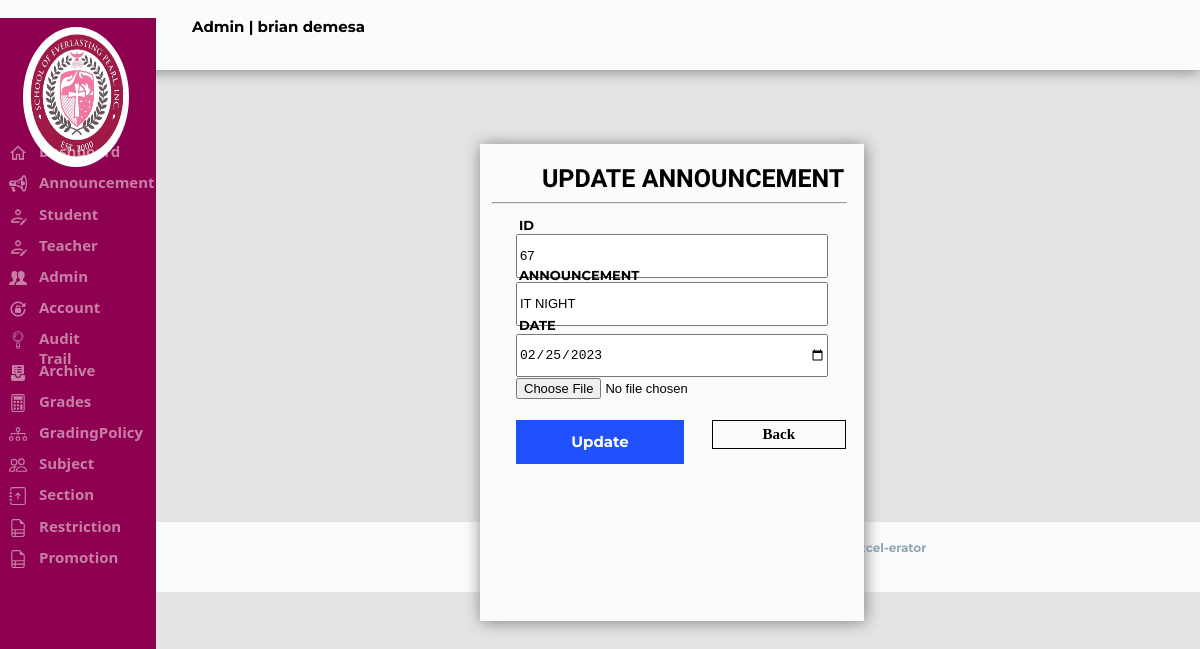
Screenshot of /Admin/announceupdate.php?ID=67 (signed in) with the database file from the repository.
### tables this page shows
CREATE TABLE `tbl_sepi_account` (
  `Acc_ID` int(11) NOT NULL AUTO_INCREMENT,
  `Admin_ID` varchar(20) NOT NULL,
  `Fname` varchar(30) NOT NULL,
  `mname` varchar(5) NOT NULL,
  `Lname` varchar(30) NOT NULL,
  `Username` varchar(30) NOT NULL,
  `EMAIL` varchar(50) NOT NULL,
  `Password` varchar(30) NOT NULL,
  `Gender` varchar(15) NOT NULL,
  `Address` varchar(50) NOT NULL,
  `Role` varchar(20) NOT NULL,
  `Hdate` date NOT NULL,
  PRIMARY KEY (`Acc_ID`)
);

CREATE TABLE `tbl_announce` (
  `AID` int(11) NOT NULL AUTO_INCREMENT,
  `ANNOUNCEMENT` varchar(100) NOT NULL,
  `DATE` date DEFAULT NULL,
  `image` varchar(255) NOT NULL,
  PRIMARY KEY (`AID`)
);

### Admin/announceupdate.php (the view, shortened to what this page needs)
<?php
		include "../sepi_connect.php";
	if(!isset($_SESSION['loggedin']) || $_SESSION['loggedin'] !== true)
	 {
		 header("refresh:0; ../Index.php");
		 exit;
	 }else if(isset($_SESSION['Acc_ID']))
		{
			$userid = $_SESSION['Acc_ID'];
			$getrecord = mysqli_query($config,"SELECT * FROM tbl_sepi_account WHERE Acc_ID ='$userid'");
			while($rowedit = mysqli_fetch_assoc($getrecord))
			{
				$type = $rowedit['Role'];
				$name = $rowedit['Fname']." ".$rowedit['Lname'];
			}
		}
$AID = $_GET['ID'];
$sql="Select *from tbl_announce where AID = '$AID'";
$result = $config->query($sql);
$row = $result->fetch_assoc();
$AAID = $row['AID'];
$ANNOUNCE = $row ['ANNOUNCEMENT'];
$date = $row ['DATE'];
$fileToUpload = $row['image'];
?>
<html>
<head>
</head>
<link rel="stylesheet" href="../Css/sepi.css">
<body style="background-color:#E5E4E2">
<div class="header">
<p class="displayname"><?php echo "$type" ?> | <?php echo "$name" ?></p>
<form method="POST"action="logout.php" >
</form>
</div>
			<div class="footer">
				<h6 id="footer">© 2022 SEPI Login Form. All Rights Reserved | Designed by Excel-erator</h6>
			</div>
<form method=POST action="announceupdate2.php"  enctype="multipart/form-data">>
		<?php
		include_once('SideNav.php');
		?>
				<div class="updannouncediv">
					<h1 id="updannouncefont">UPDATE ANNOUNCEMENT</h1>
					<hr class="updannounceline">
					<p id=aidupd>ID</p>
					<input type=text name=AIDS value="<?php echo $AAID; ?>" readonly class=aidupd>
					<p id=announceupd>ANNOUNCEMENT</p>
					<input type=text name=ANN value="<?php echo $ANNOUNCE; ?>" class=announceupd>
					<p id=dateupd>DATE</p>
					<input type=date name=DATE value="<?php echo $date; ?>" class=dateupd>
					<input type="file" name="fileToUpload" value="<?php echo $fileToUpload; ?>" class="updateaddimageannouncement">
					<br>
					<input type=submit name=subs value="Update" class="aupdannouncebtn">
					<a href="announceview.php" class="updannounceback">Back</a>
</form>
</body>
</html>

### rows the page displays
tbl_sepi_account: Role "Admin", name "brian demesa"
tbl_announce: AIDS "67", ANN "IT NIGHT", DATE "02/25/2023"
